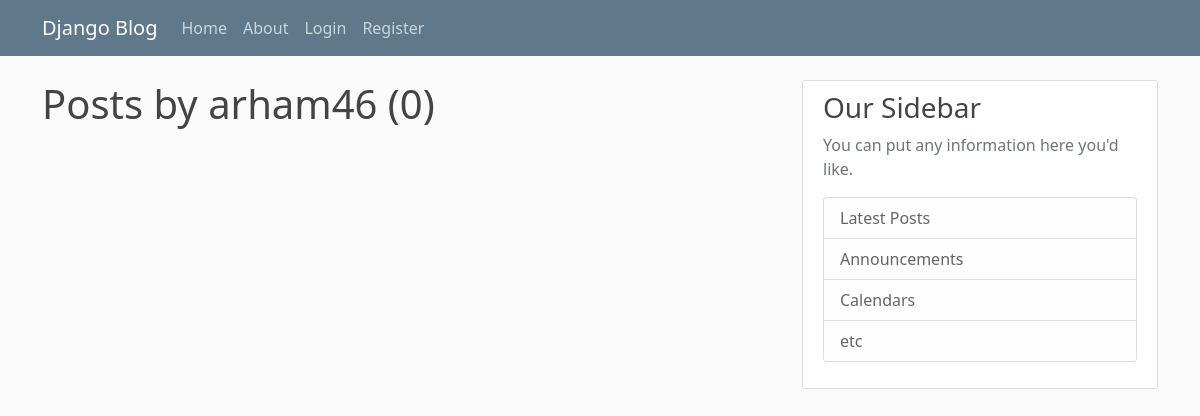
The page /user/arham46 on the database as committed earlier.
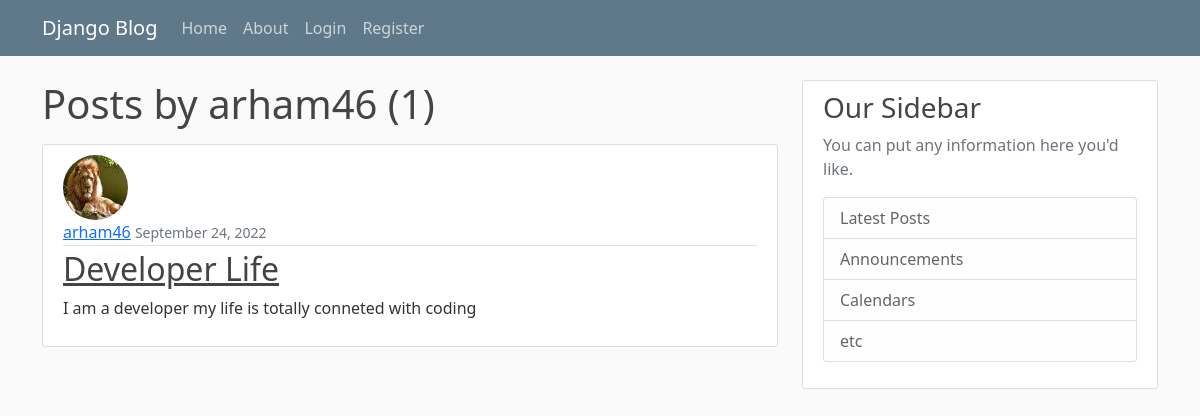
The same page on the database as committed later.
### janu/models.py (models this page shows, shortened)
class Post (models.Model):
    title = models.CharField(max_length=100)
    content = models.TextField()
    date_posted = models.DateTimeField(default=timezone.now)
    author = models.ForeignKey(User,on_delete = models.CASCADE)

### users/models.py (models this page shows, shortened)
class Profile (models.Model):
    user = models.OneToOneField(User, on_delete=models.CASCADE)
    image = models.ImageField(default='default.jpg',upload_to='profile_pics')

### janu/views.py (the view)
# urls.py: path('user/<str:username>',UserPostListView.as_view(),name ='user-posts'),
class UserPostListView(ListView):
     model = Post
     template_name= 'janu/user_posts.html' #<app>/<model>_<viewtype>.html
     context_object_name='posts'
     paginate_by = 5
     def get_queryset(self):
          user = get_object_or_404(User,username=self.kwargs.get('username'))
          return Post.objects.filter(author=user).order_by('-date_posted')

### janu/templates/janu/user_posts.html (shortened to what this page needs)
{% extends "janu/base.html" %}
{% block content %}
  <h1 class="mb-3">Posts by {{ view.kwargs.username }} ({{ page_obj.paginator.count }})</h1>
 {% for post in posts%}
    <article class="media content-section">
      <img class="rounded-circle article-img" src="{{ post.author.profile.image.url }}">
      <div class="media-body">
        <div class="article-metadata">
          <a class="mr-2" href="{% url 'user-posts' post.author.username %}">{{ post.author }}</a>
          <small class="text-muted">{{ post.date_posted |date:"F d, Y"}}</small>
        </div>
        <h2><a class="article-title" href="{% url 'post-detail' post.id %}">{{ post.title }}</a></h2>
        <p class="article-content">{{ post.content }}</p>
      </div>
    </article>
 {% endfor %}
{% endblock content %}

Rows that differ between the two databases and show on the page:
added Post: author.profile.image (placeholder picture), author "arham46", date_posted "September 24, 2022", title "Developer Life", content "I am a developer my life is totally conneted with coding"
Other text that changed with them:
{{ page_obj.paginator.count }}: "0" → "1"
